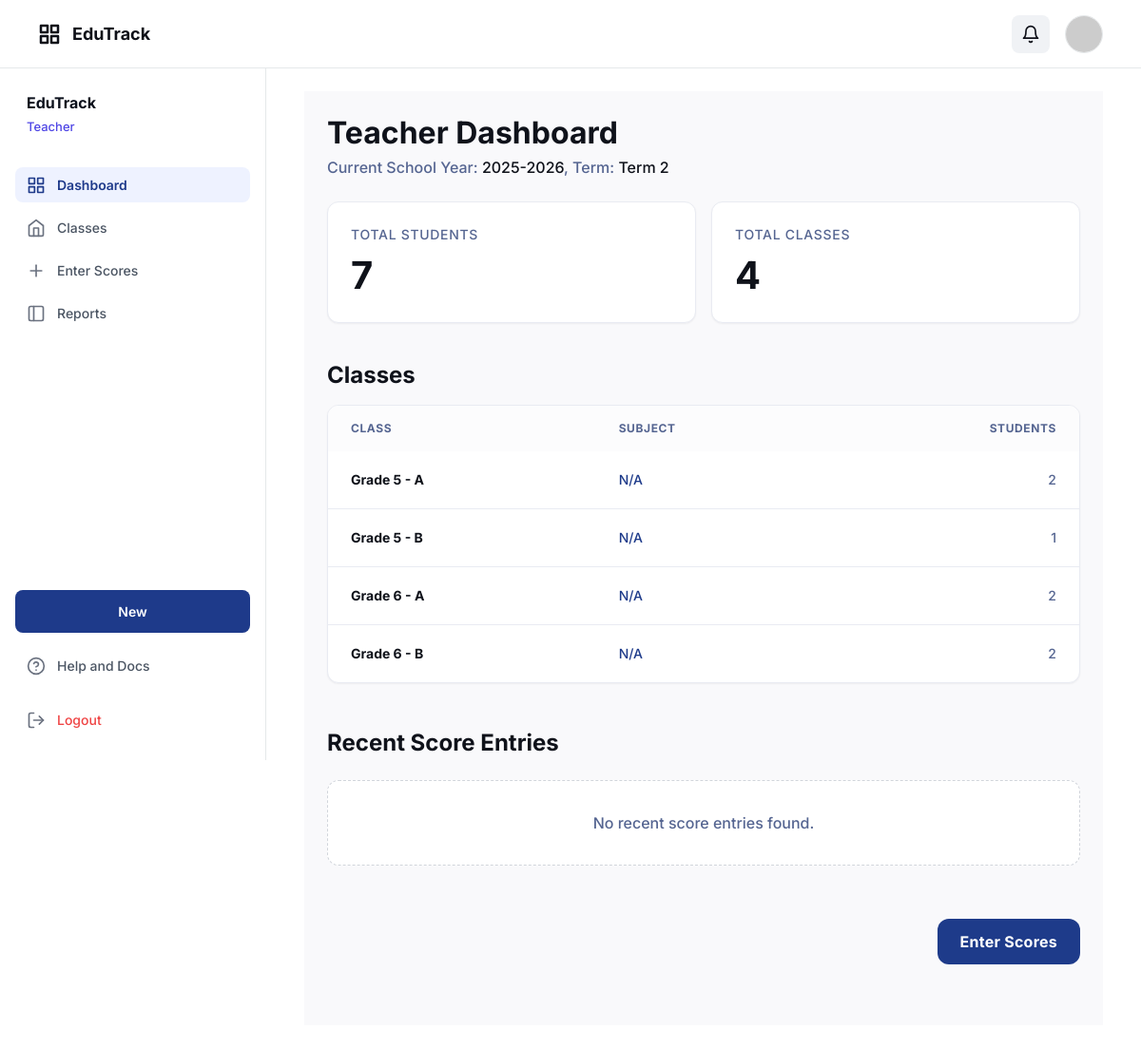
Page /school_app/index.php?controller=teacher&action=dashboard (signed in) on the committed database.
### tables this page shows
CREATE TABLE school_years (
  id BIGINT UNSIGNED NOT NULL AUTO_INCREMENT,
  name VARCHAR(20) NOT NULL,          
  start_date DATE NOT NULL,
  end_date DATE NOT NULL,
  is_current TINYINT(1) NOT NULL DEFAULT 0,

  created_at TIMESTAMP NOT NULL DEFAULT CURRENT_TIMESTAMP,
  updated_at TIMESTAMP NOT NULL DEFAULT CURRENT_TIMESTAMP ON UPDATE CURRENT_TIMESTAMP,

  PRIMARY KEY (id),
  UNIQUE KEY uq_school_years_name (name),
  CONSTRAINT chk_school_year_dates CHECK (start_date < end_date)
);

CREATE TABLE terms (
  id BIGINT UNSIGNED NOT NULL AUTO_INCREMENT,
  school_year_id BIGINT UNSIGNED NOT NULL,
  term_number TINYINT UNSIGNED NOT NULL,   
  name VARCHAR(30) NOT NULL,               
  start_date DATE NOT NULL,
  end_date DATE NOT NULL,

  created_at TIMESTAMP NOT NULL DEFAULT CURRENT_TIMESTAMP,
  updated_at TIMESTAMP NOT NULL DEFAULT CURRENT_TIMESTAMP ON UPDATE CURRENT_TIMESTAMP,

  PRIMARY KEY (id),
  UNIQUE KEY uq_terms_year_term (school_year_id, term_number),
  KEY idx_terms_school_year (school_year_id),

  CONSTRAINT fk_terms_school_year FOREIGN KEY (school_year_id) REFERENCES school_years(id) ON DELETE CASCADE,
  CONSTRAINT chk_term_number CHECK (term_number BETWEEN 1 AND 3),
  CONSTRAINT chk_term_dates CHECK (start_date < end_date)
);

CREATE TABLE classes (
  id BIGINT UNSIGNED NOT NULL AUTO_INCREMENT,
  grade_id TINYINT UNSIGNED NOT NULL,
  name VARCHAR(40) NOT NULL,    
  room VARCHAR(40) NULL,
  is_active TINYINT(1) NOT NULL DEFAULT 1,

  created_at TIMESTAMP NOT NULL DEFAULT CURRENT_TIMESTAMP,
  updated_at TIMESTAMP NOT NULL DEFAULT CURRENT_TIMESTAMP ON UPDATE CURRENT_TIMESTAMP,

  PRIMARY KEY (id),
  UNIQUE KEY uq_classes_grade_name (grade_id, name),
  KEY idx_classes_grade (grade_id),
  CONSTRAINT fk_classes_grade FOREIGN KEY (grade_id) REFERENCES grades(id) ON DELETE RESTRICT
);

CREATE TABLE grades (
  id TINYINT UNSIGNED NOT NULL,
  grade_number TINYINT UNSIGNED NOT NULL,  
  name VARCHAR(20) NOT NULL,               
  PRIMARY KEY (id),
  UNIQUE KEY uq_grades_grade_number (grade_number),
  UNIQUE KEY uq_grades_name (name),
  CONSTRAINT chk_grade_number CHECK (grade_number BETWEEN 1 AND 6)
);

### school_app/controllers/TeacherController.php (called while the page is built, shortened)
<?php
require_once __DIR__ . '/../models/Term.php';
class TeacherController
{
    public function dashboard()
    {
        $teacherId = $_SESSION['user_id'];
        $db = Database::connect();
        $yearStmt = $db->query("SELECT * FROM school_years WHERE is_current = 1 LIMIT 1");
        $currentYear = $yearStmt->fetch(PDO::FETCH_OBJ);
        $schoolYearId = $currentYear ? $currentYear->id : 0;
        $currentTerm = Term::getCurrent();
        $stmt = $db->prepare("
            SELECT COUNT(DISTINCT e.class_id) as count
            FROM enrollments e
            JOIN classes c ON e.class_id = c.id
            WHERE c.is_active = 1 AND e.school_year_id = ? AND e.status = 'ACTIVE'
        ");
        $stmt->execute([$schoolYearId]);
        $myClassesCount = $stmt->fetch(PDO::FETCH_OBJ)->count;
        $stmt = $db->prepare("
            SELECT COUNT(DISTINCT s.id) as count
            FROM students s
            JOIN enrollments e ON s.id = e.student_id
            WHERE s.is_active = 1 AND e.status = 'ACTIVE' AND e.school_year_id = ?
        ");
        $stmt->execute([$schoolYearId]);
        $myStudentsCount = $stmt->fetch(PDO::FETCH_OBJ)->count;
        $stmt = $db->prepare("
            SELECT DISTINCT c.*, g.name as grade_name, g.grade_number
            FROM classes c
            JOIN grades g ON c.grade_id = g.id
            JOIN enrollments e ON c.id = e.class_id
            WHERE c.is_active = 1 AND e.school_year_id = ? AND e.status = 'ACTIVE'
            ORDER BY g.grade_number, c.name
        ");
        $stmt->execute([$schoolYearId]);
        $classes = $stmt->fetchAll(PDO::FETCH_OBJ);
        foreach ($classes as $class) {
            $stmt = $db->prepare("
                SELECT COUNT(*) as count
                FROM enrollments e
                WHERE e.class_id = ? AND e.status = 'ACTIVE' AND e.school_year_id = ?
            ");
            $stmt->execute([$class->id, $schoolYearId]);
            $class->student_count = $stmt->fetch(PDO::FETCH_OBJ)->count;
            $stmt = $db->prepare("SELECT name FROM subjects WHERE grade_id = ? LIMIT 1");
            $stmt->execute([$class->grade_id]);
            $subj = $stmt->fetch(PDO::FETCH_OBJ);
            $class->primary_subject = $subj ? $subj->name : 'N/A';
        }
        $stmt = $db->prepare("
            SELECT
                sc.*,
                s.first_name, s.last_name,
                sub.name as subject_name
            FROM scores sc
            JOIN enrollments e ON sc.enrollment_id = e.id
            JOIN students s ON e.student_id = s.id
            JOIN subjects sub ON sc.subject_id = sub.id
            WHERE sc.teacher_user_id = ?
            ORDER BY sc.created_at DESC
            LIMIT 5
        ");
        $stmt->execute([$teacherId]);
        $recentScores = $stmt->fetchAll(PDO::FETCH_OBJ);
        return [
            'currentYear' => $currentYear,
            'currentTerm' => $currentTerm,
            'myClassesCount' => $myClassesCount,
            'myStudentsCount' => $myStudentsCount,
            'classes' => $classes,
            'recentScores' => $recentScores
        ];
    }
}

### school_app/models/Term.php (called while the page is built, shortened)
<?php
class Term extends Model
{
    public static function getCurrent()
    {
        $db = Database::connect();
        $today = date('Y-m-d');
        $sql = "SELECT t.*
                FROM terms t
                JOIN school_years sy ON t.school_year_id = sy.id
                WHERE sy.is_current = 1
                  AND t.start_date <= ?
                  AND t.end_date >= ?
                LIMIT 1";
        $stmt = $db->prepare($sql);
        $stmt->execute([$today, $today]);
        return $stmt->fetch(PDO::FETCH_OBJ);
    }
}

### school_app/views/teacher/dashboard.php (the view, shortened to what this page needs)
<?php
$yearName = $currentYear->name ?? 'N/A';
$termName = $currentTerm->name ?? 'N/A';
?>
<script src="https://cdn.tailwindcss.com?plugins=forms,container-queries"></script>
<div class="layout-content-container flex flex-col w-full flex-1 bg-[#f9f9fb]">
    <div class="flex flex-col gap-6 p-6 max-w-[1200px]">
        <div class="flex flex-col gap-1">
            <h1 class="text-[#0f121a] tracking-light text-[32px] font-bold leading-tight">Teacher Dashboard</h1>
            <p class="text-[#556591] text-base font-medium">
                Current School Year: <span class="text-[#0f121a]"><?php echo htmlspecialchars($yearName); ?></span>,
                Term: <span class="text-[#0f121a]"><?php echo htmlspecialchars($termName); ?></span>
            </p>
        </div>
        <div class="grid grid-cols-1 md:grid-cols-2 gap-4">
            <div class="flex flex-col gap-2 bg-white p-6 rounded-xl border border-[#e9ebf2] shadow-sm">
                <p class="text-[#556591] text-sm font-medium uppercase tracking-wider">Total Students</p>
                <p class="text-[#0f121a] text-[40px] font-bold leading-tight">
                    <?php echo number_format($myStudentsCount); ?></p>
            </div>
            <div class="flex flex-col gap-2 bg-white p-6 rounded-xl border border-[#e9ebf2] shadow-sm">
                <p class="text-[#556591] text-sm font-medium uppercase tracking-wider">Total Classes</p>
                <p class="text-[#0f121a] text-[40px] font-bold leading-tight"><?php echo $myClassesCount; ?></p>
            </div>
        </div>
        <div class="flex flex-col gap-4 mt-4">
            <h2 class="text-[#0f121a] text-2xl font-bold leading-tight">Classes</h2>
            <div class="overflow-hidden bg-white border border-[#e9ebf2] rounded-xl shadow-sm">
                <table class="w-full text-left border-collapse">
                    <thead class="bg-[#fcfcfd] border-bottom border-[#e9ebf2]">
                        <tr>
                            <th class="px-6 py-4 text-xs font-bold text-[#556591] uppercase tracking-wider">Class</th>
                            <th class="px-6 py-4 text-xs font-bold text-[#556591] uppercase tracking-wider">Subject</th>
                            <th class="px-6 py-4 text-xs font-bold text-[#556591] uppercase tracking-wider text-right">
                                Students</th>
                        </tr>
                    </thead>
                    <tbody class="divide-y divide-[#e9ebf2]">
                        <?php if (!empty($classes)): ?>
                            <?php foreach ($classes as $class): ?>
                                <tr class="hover:bg-[#f9f9fb] transition-colors cursor-pointer"
                                    onclick="window.location.href='index.php?controller=teacher&action=viewClass&id=<?php echo $class->id; ?>'">
                                    <td class="px-6 py-5 text-sm font-bold text-[#0f121a]">
                                        <?php echo htmlspecialchars($class->grade_name . ' - ' . $class->name); ?>
                                    </td>
                                    <td class="px-6 py-5 text-sm font-medium text-[#1e3b8a]">
                                        <?php echo htmlspecialchars($class->primary_subject); ?>
                                    </td>
                                    <td class="px-6 py-5 text-sm font-medium text-[#556591] text-right">
                                        <?php echo $class->student_count ?? 0; ?>
                                    </td>
                                </tr>
                            <?php endforeach; ?>
                        <?php endif; ?>
                    </tbody>
                </table>
            </div>
        </div>
        <div class="flex flex-col gap-6 mt-6">
            <h2 class="text-[#0f121a] text-2xl font-bold leading-tight">Recent Score Entries</h2>
            <?php if (!empty($recentScores)): ?>
                <div class="relative flex flex-col gap-8 pl-10">
                    <div class="absolute left-[15px] top-6 bottom-6 w-[2px] bg-[#e9ebf2]"></div>
                    <?php foreach ($recentScores as $score): ?>
                        <div class="relative flex flex-col gap-1">
                            <div
                                class="absolute -left-[35px] top-0 flex items-center justify-center w-8 h-8 rounded-full bg-white border-2 border-[#1e3b8a] z-10 text-[#1e3b8a]">
                                <svg xmlns="http://www.w3.org/2000/svg" width="16" height="16" fill="currentColor"
                                    viewBox="0 0 256 256">
                                    <path
                                        d="M224,128a8,8,0,0,1-8,8H136v80a8,8,0,0,1-16,0V136H40a8,8,0,0,1,0-16h80V40a8,8,0,0,1,16,0v80h80A8,8,0,0,1,224,128Z">
                                    </path>
                                </svg>
                            </div>
                            <p class="text-[#0f121a] text-base font-bold">
                                New score entered for
                                <?php echo htmlspecialchars($score->first_name . ' ' . $score->last_name); ?>
                                <span class="text-[#556591] font-medium ml-2">•
                                    <?php echo htmlspecialchars($score->subject_name); ?></span>
                            </p>
                            <p class="text-[#556591] text-sm font-medium">
                                <?php echo time_elapsed_string($score->created_at); ?>
                            </p>
                        </div>
                    <?php endforeach; ?>
                </div>
            <?php else: ?>
                <div class="p-8 text-center bg-white rounded-xl border border-dashed border-[#d1d5db]">
                    <p class="text-[#556591] font-medium">No recent score entries found.</p>
                </div>
            <?php endif; ?>
        </div>
        <div class="flex justify-end mt-8 pb-10">
            <a href="index.php?controller=score&action=enter"
                class="flex min-w-[140px] cursor-pointer items-center justify-center overflow-hidden rounded-xl h-12 px-6 bg-[#1e3b8a] text-white text-base font-bold leading-normal tracking-[0.015em] transition-all hover:bg-[#152e6d] hover:shadow-lg active:scale-95">
                <span class="truncate">Enter Scores</span>
            </a>
        </div>
    </div>
</div>

### school_app/assets/css/app.css (style rules this page uses)
:root { --primary: #1e3a89; --primary-light: #e8eaf2; --bg-main: #f9f9f9; --bg-white: #ffffff; --text-main: #0f1119; --text-muted: #546691; --text-dark: #0c111c; --border-color: #e5e8ea; --border-input: #d1d6e5; --error: #ef4444; --success: #10b981; --spacing-xs: 4px; --spacing-sm: 8px; --spacing-md: 12px; --spacing-lg: 16px; --spacing-xl: 20px; --spacing-2xl: 24px; --spacing-4xl: 40px; --font-family: "Inter", -apple-system, BlinkMacSystemFont, "Segoe UI", Roboto, sans-serif; --font-size-xs: 12px; --font-size-sm: 14px; --font-size-md: 16px; --font-size-lg: 18px; --font-size-xl: 24px; --font-size-2xl: 28px; --font-size-3xl: 32px; }
* { -webkit-font-smoothing: antialiased; box-sizing: border-box; }
html, body { margin: 0; padding: 0; height: 100%; font-family: var(--font-family); background-color: var(--bg-white); color: var(--text-main); }
a { text-decoration: none; color: inherit; }
.w-full { width: 100%; }

### rows in the picture
school_years: name "2025-2026"
terms: name "Term 2"
classes: grade+name "Grade 5 - A", primary_subject "N/A", student_count "2"
classes: grade+name "Grade 5 - B", primary_subject "N/A", student_count "1"
classes: grade+name "Grade 6 - A", primary_subject "N/A", student_count "2"
classes: grade+name "Grade 6 - B", primary_subject "N/A", student_count "2"

### other values in the picture
$displayRole "Teacher"
$myStudentsCount "7"
$myClassesCount "4"
